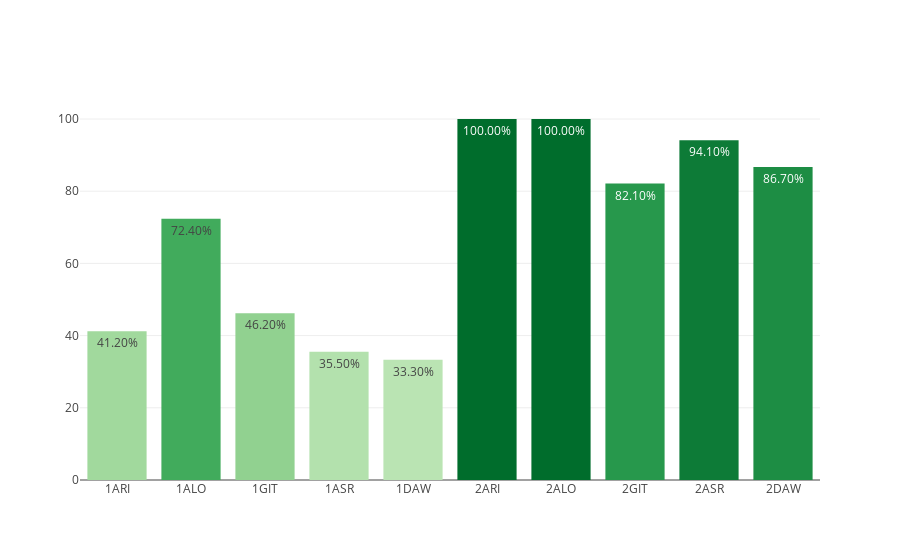

Here is the notebook cell this chart was saved with:
### Markdown cell above
## CICLOS FORMATIVOS DE GRADO SUPERIOR

### Code cell
dfc_CFGS = loaders.get_data_by_stages(dfc, 'CFGS')
myplotly.bar_simple(dfc_CFGS.index, dfc_CFGS['éxito'])

### Figure 1 — Plotly figure (JSON) as saved in the notebook; plotly's stock layout.template omitted (floating-point values rounded to 4 significant figures)
{"data": [{"hoverinfo": "x+text", "marker": {"color": [41.2, 72.4, 46.2, 35.5, 33.3, 100, 100, 82.1, 94.1, 86.7], "colorscale": [[0, "rgb(186,228,179)"], [0.3333, "rgb(116,196,118)"], [0.6667, "rgb(49,163,84)"], [1, "rgb(0,109,44)"]]}, "text": ["41.20%", "72.40%", "46.20%", "35.50%", "33.30%", "100.00%", "100.00%", "82.10%", "94.10%", "86.70%"], "type": "bar", "uid": "a65dfc29-bb60-415a-85b0-0520a07f2e1d", "x": ["1ARI", "1ALO", "1GIT", "1ASR", "1DAW", "2ARI", "2ALO", "2GIT", "2ASR", "2DAW"], "y": [41.2, 72.4, 46.2, 35.5, 33.3, 100, 100, 82.1, 94.1, 86.7]}], "layout": {"title": {"text": ""}}}
